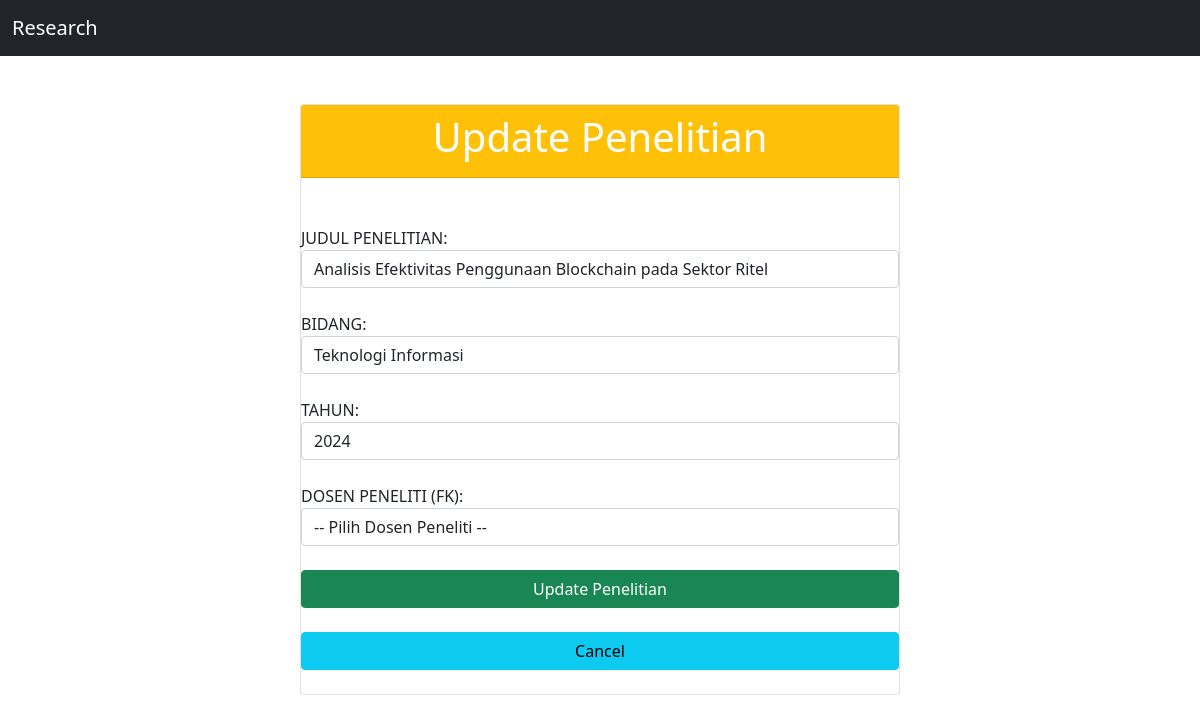
The app's page /index.php?action=research&edit=true&id=2 with its own data.
### tables this page shows
CREATE TABLE `penelitian` (
  `id` int(11) NOT NULL,
  `judul_penelitian` varchar(255) NOT NULL,
  `bidang` varchar(100) NOT NULL,
  `tahun` year(4) DEFAULT NULL,
  `id_lecturers` int(11) NOT NULL
);

### view/ResearchView.php (called while the page is built, shortened)
<?php
class ResearchView {
    public function renderEdit($data) {
        include "view/Research/edit.php";
    }
}
?>

### model/DB.php (called while the page is built, shortened)
<?php
class DB
{
    var $db_host = "";
    var $db_user = "";
    var $db_pass = "";
    var $db_name = "";
    var $db_link = "";
    function __construct($db_host, $db_user, $db_pass, $db_name)
    {
        $this->db_host = $db_host;
        $this->db_user = $db_user;
        $this->db_pass = $db_pass;
        $this->db_name = $db_name;
    }
    function open()
    {
        $this->db_link = mysqli_connect($this->db_host, $this->db_user, $this->db_pass, $this->db_name);
    }
    function execute($query)
    {
        $this->result = mysqli_query($this->db_link, $query);
        return $this->result;
    }
}

### model/Research.php (called while the page is built, shortened)
<?php
class Research extends DB
{
    function getResearchById($id)
    {
        $query = "SELECT p.*, l.name AS lecturer_name, l.nidn AS lecturer_nidn
                  FROM penelitian p
                  JOIN lecturers l ON p.id_lecturers = l.id
                  WHERE p.id = '$id'";
        return $this->execute($query);
    }
}

### view/Research/edit.php (the view, shortened to what this page needs)
<?php
$penelitian = $data['penelitian'];
?>
<!DOCTYPE html>
<html>
<head>
  <link rel="stylesheet" href="bootstrap.min.css">
</head>
<body>
  <nav class="navbar navbar-expand-lg navbar-dark bg-dark">
  <div class="container-fluid">
    <a class="navbar-brand" href="index.php?action=research">Research</a>
  </div>
  </nav>
  <div class="col-lg-6 m-auto">
    <form method="post">
      <br><br>
      <div class="card">
      <div class="card-header bg-warning">
        <h1 class="text-white text-center"> Update Penelitian </h1>
      </div><br>
        <input type="hidden" name="id" value="<?php echo $penelitian['id']; ?>" class="form-control"> <br>
      <label> JUDUL PENELITIAN: </label>
      <input type="text" name="judul_penelitian" value="<?php echo $penelitian['judul_penelitian']; ?>" class="form-control" required> <br>
      <label> BIDANG: </label>
      <input type="text" name="bidang" value="<?php echo $penelitian['bidang']; ?>" class="form-control" required> <br>
      <label> TAHUN: </label>
      <input type="number" name="tahun" value="<?php echo $penelitian['tahun']; ?>" class="form-control" required> <br>
            <label> DOSEN PENELITI (FK): </label>
      <select name="id_lecturer" class="form-control" required>
         <option value="">-- Pilih Dosen Peneliti --</option>
          </select>
          <br>
            <button class="btn btn-success" type="submit" name="submit_research"> Update Penelitian </button><br>
          <a class="btn btn-info" href="index.php?action=research"> Cancel </a><br>
        </div>
      </form>
    </div>
</body>
</html>

### records on screen
penelitian: judul_penelitian "Analisis Efektivitas Penggunaan Blockchain pada Sektor Ritel", bidang "Teknologi Informasi", tahun "2024"
